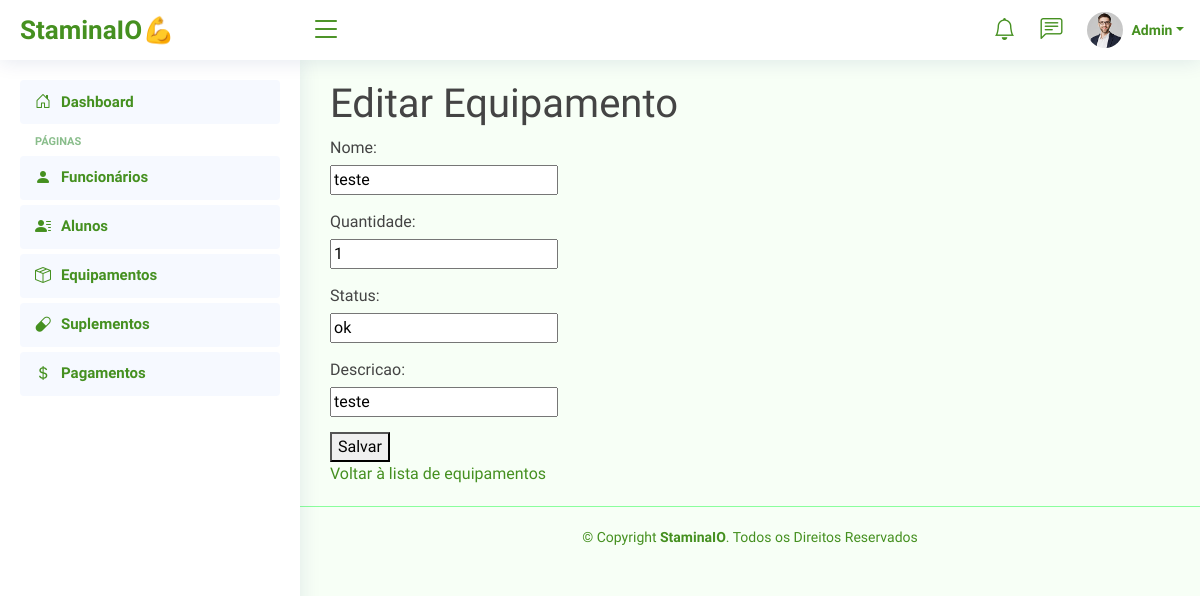
The page /equipamento/editar/6/ (signed in) on the database its author committed.
### equipamento/models.py (models this page shows)
class Equipamento(models.Model):
    nome = models.CharField(max_length=100)
    quantidade = models.IntegerField(default=1)  # Definindo um valor padrão para quantidade
    status = models.CharField(max_length=100)
    descricao = models.CharField(max_length=100)  # Nome do campo corrigido para seguir a convenção de nomenclatura

### equipamento/views.py (the view)
# urls.py: path('editar/<int:pk>/', views.editar_equipamento, name='editar_equipamento'),
@login_required
def editar_equipamento(request, pk):
    equipamento = get_object_or_404(Equipamento, pk=pk)
    if request.method == 'POST':
        form = EquipamentoForm(request.POST, instance=equipamento)
        if form.is_valid():
            form.save()
            messages.success(request, 'Equipamento atualizado com sucesso!')
            return redirect('equipamento:listar_equipamentos')
        else:
            messages.error(request, 'Erro ao atualizar equipamento. Verifique os dados e tente novamente.')
    else:
        form = EquipamentoForm(instance=equipamento)
    return render(request, 'equipamento/form_equipamento.html', {'form': form})

### equipamento/forms.py
class EquipamentoForm(forms.ModelForm):
    class Meta:
        model = Equipamento
        fields = ['nome', 'quantidade', 'status', 'descricao']  # Incluindo todos os campos do modelo

### templates/equipamento/form_equipamento.html (shortened to what this page needs)
{% extends '_base.html' %}
{% block content %}
    <h1>{{ form.instance.pk|yesno:"Editar Equipamento,Adicionar Equipamento" }}</h1>
    <form method="post">
        {{ form.as_p }}
        <button type="submit">Salvar</button>
    </form>
    <a href="{% url 'equipamento:listar_equipamentos' %}">Voltar à lista de equipamentos</a>
{% endblock %}

### static/css/style.css (style rules this page uses)
:root { scroll-behavior: smooth; }
body { font-family: "Chakra Petch", sans-serif; background: #f7fff6; color: #444444; }
a { color: #459020; text-decoration: none; }
h1, h2, h3, h4, h5, h6 { font-family: "Chakra Petch", sans-serif; }
form p { margin-bottom: 15px; }
form p label { display: block; margin-bottom: 5px; }

### rows shown on the page
Equipamento: instance.pk "Editar Equipamento", nome "teste", quantidade "1", status "ok", descricao "teste"
